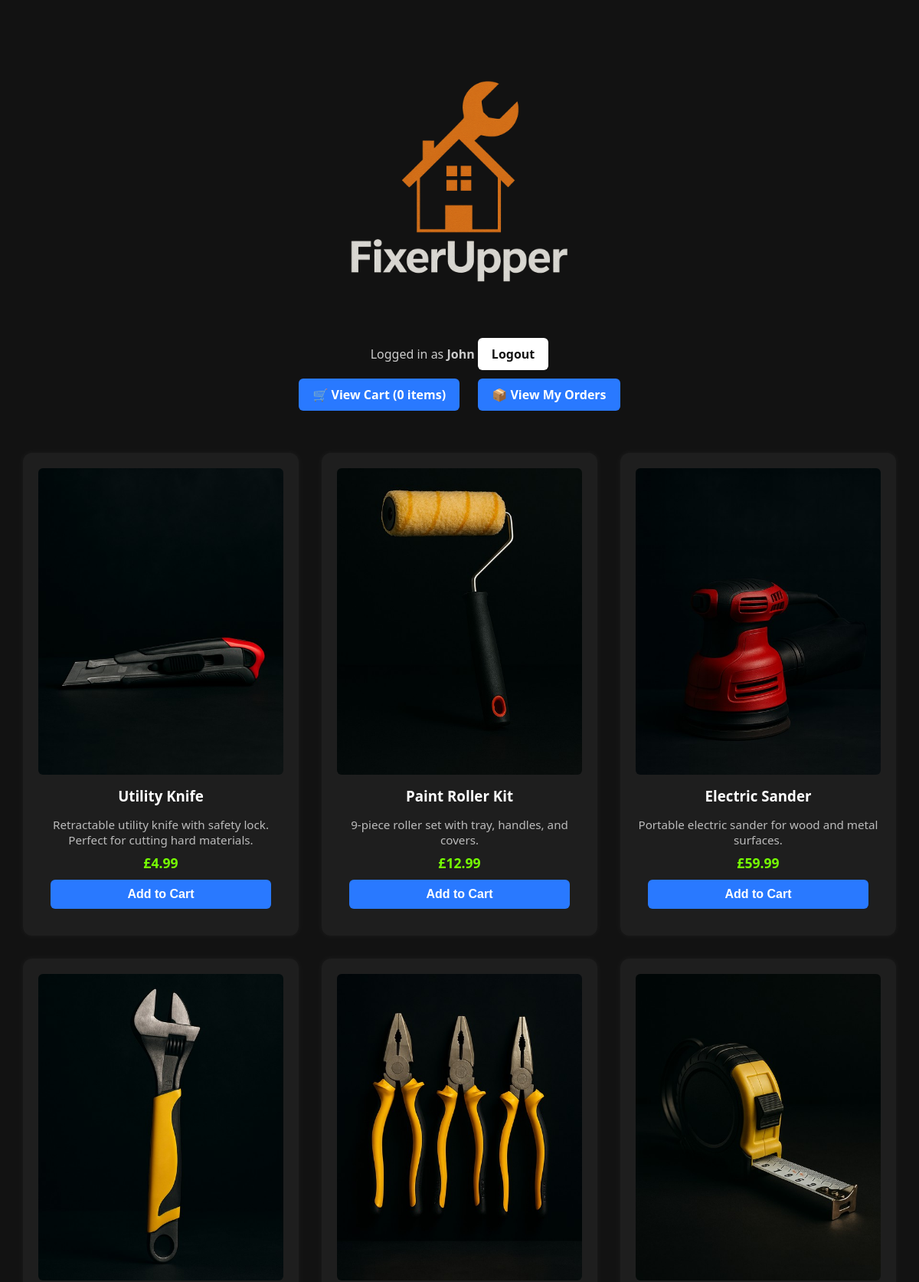
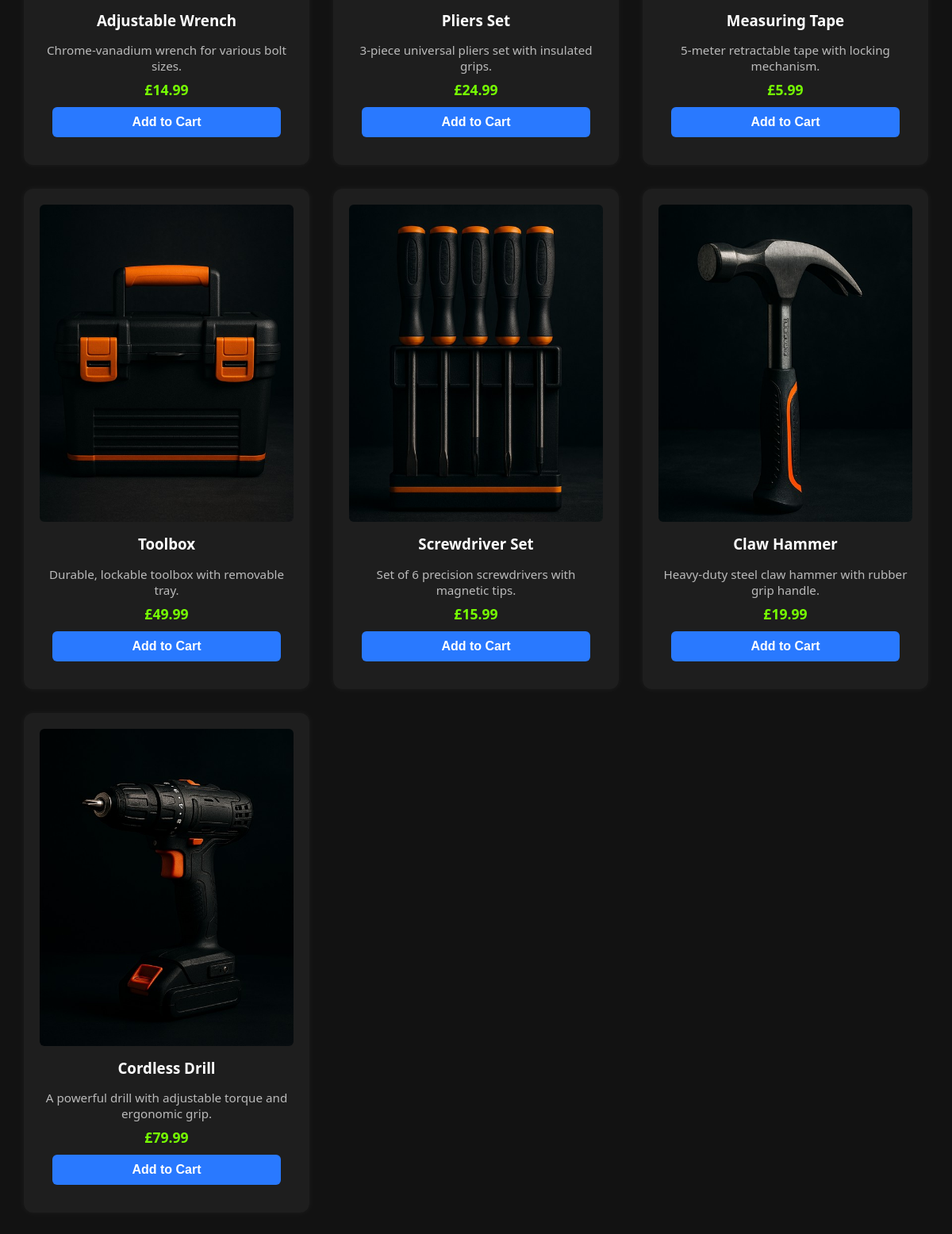
/index.php (signed in), run on the app's committed database (2 pictures, top to bottom).
### tables this page shows
CREATE TABLE `products` (
  `id` int(11) NOT NULL,
  `name` varchar(100) NOT NULL,
  `description` text DEFAULT NULL,
  `price` decimal(10,2) NOT NULL,
  `image` varchar(255) DEFAULT NULL,
  `created_at` timestamp NOT NULL DEFAULT current_timestamp()
);

### includes/functions.php (called while the page is built)
<?php
function sanitize($input) {
    return htmlspecialchars(trim($input), ENT_QUOTES, 'UTF-8');
}
function formatPrice($price) {
    return '£' . number_format($price, 2);
}
?>

### index.php (the view, shortened to what this page needs)
<?php
require 'includes/db.php';
require 'includes/functions.php';
$stmt = $pdo->query("SELECT * FROM products ORDER BY id DESC");
$products = $stmt->fetchAll();
?>
<!DOCTYPE html>
<html lang="en">
<head>
    <link rel="stylesheet" href="css/style.css">
</head>
<body>
    <div class="logo-container">
        <img src="img/logo.jpg" alt="FixerUpper Logo">
    </div>
    <?php if (isset($_SESSION['username'])): ?>
    <p style="color: #ccc;">Logged in as <strong><?= sanitize($_SESSION['username']) ?></strong> <a href="logout.php" class="logout-button">Logout</a></p>
    <?php endif; ?>
    <div style="text-align: center; margin-bottom: 20px;">
    <a href="cart.php" class="nav-button">🛒 View Cart (<?= array_sum($_SESSION['cart']) ?> items)</a>
    <a href="order_history.php" class="nav-button">📦 View My Orders</a>
    </div>
    <div class="products">
        <?php foreach ($products as $product): ?>
            <div class="product-card">
                <img src="<?= sanitize($product['image']) ?>" alt="<?= sanitize($product['name']) ?>">
                <h3><?= sanitize($product['name']) ?></h3>
                <p><?= sanitize($product['description']) ?></p>
                <strong><?= formatPrice($product['price']) ?></strong>
                <form method="POST">
                    <button type="submit">Add to Cart</button>
                </form>
            </div>
        <?php endforeach; ?>
    </div>
</body>
</html>

### css/style.css (style rules this page uses)
body { background-color: #121212; color: #f5f5f5; font-family: 'Segoe UI', sans-serif; margin: 0; padding: 0; text-align: center; }
.logo-container img { max-width: 400px; height: auto; margin-top: 30px; }
a { color: #90caf9; text-decoration: none; }
.products { display: grid; grid-template-columns: repeat(auto-fill, minmax(320px, 1fr)); gap: 30px; padding: 30px; max-width: 1800px; margin: auto; }
.product-card { background-color: #1e1e1e; border-radius: 12px; padding: 20px; box-shadow: 0 0 10px rgba(255,255,255,0.05); transition: transform 0.2s ease-in-out; }
.product-card img { width: 100%; height: 400px; object-fit: cover; border-radius: 6px; }
.product-card h3 { color: #ffffff; margin: 10px 0 5px; }
.product-card p { color: #bbbbbb; font-size: 0.95rem; margin-bottom: 8px; }
.product-card strong { color: #76ff03; font-size: 1.1rem; }
.product-card button { margin-top: 10px; background-color: #2979ff; color: white; border: none; padding: 10px; border-radius: 6px; cursor: pointer; font-weight: bold; }
form input[type="text"], form input[type="email"], form input[type="password"], form button { width: 90%; padding: 12px; margin-bottom: 15px; border: none; border-radius: 6px; font-size: 1rem; }
form button { background-color: #2979ff; color: white; font-weight: bold; cursor: pointer; }
.nav-button { display: inline-block; margin: 5px 10px; padding: 10px 18px; font-size: 1rem; background-color: #2979ff; color: #fff; border-radius: 6px; text-decoration: none; font-weight: bold; transition: background-color 0.3s; }
.logout-button { background-color: #ffffff; color: #121212; padding: 10px 18px; font-size: 1rem; font-weight: bold; border-radius: 6px; border: none; cursor: pointer; text-decoration: none; transition: background-color 0.3s; }

### data on the page
products: image (picture), name "Utility Knife", description "Retractable utility knife with safety lock. Perfect for cutting hard materials.", price "£4.99"
products: image (picture), name "Paint Roller Kit", description "9-piece roller set with tray, handles, and covers.", price "£12.99"
products: image (picture), name "Electric Sander", description "Portable electric sander for wood and metal surfaces.", price "£59.99"
products: image (picture), name "Adjustable Wrench", description "Chrome-vanadium wrench for various bolt sizes.", price "£14.99"
products: image (picture), name "Pliers Set", description "3-piece universal pliers set with insulated grips.", price "£24.99"
products: image (picture), name "Measuring Tape", description "5-meter retractable tape with locking mechanism.", price "£5.99"
products: image (picture), name "Toolbox", description "Durable, lockable toolbox with removable tray.", price "£49.99"
products: image (picture), name "Screwdriver Set", description "Set of 6 precision screwdrivers with magnetic tips.", price "£15.99"
products: image (picture), name "Claw Hammer", description "Heavy-duty steel claw hammer with rubber grip handle.", price "£19.99"
products: image (picture), name "Cordless Drill", description "A powerful drill with adjustable torque and ergonomic grip.", price "£79.99"

### other printed values
$_SESSION['username'] "John"
array_sum($_SESSION['cart']) "0"
